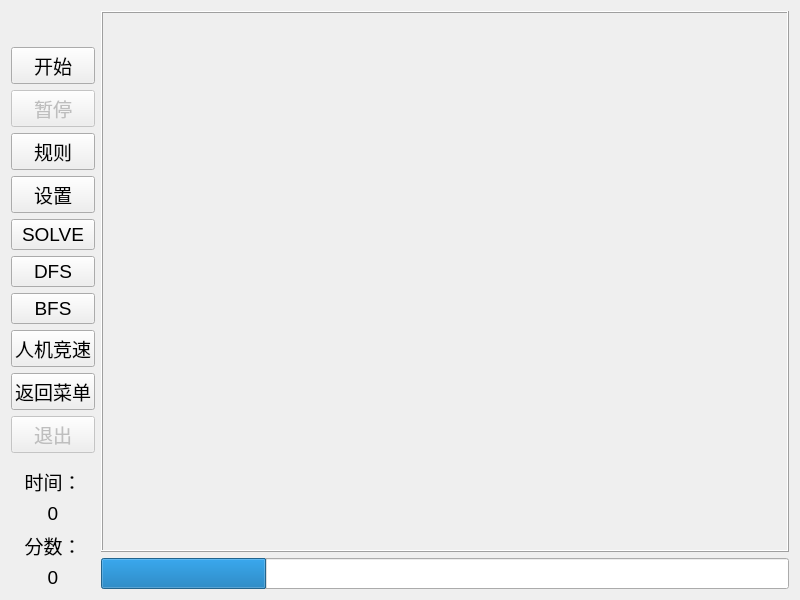
<?xml version="1.0" encoding="UTF-8"?>
<ui version="4.0">
 <class>mazeWidget</class>
 <widget class="QWidget" name="mazeWidget">
  <property name="geometry">
   <rect>
    <x>0</x>
    <y>0</y>
    <width>800</width>
    <height>600</height>
   </rect>
  </property>
  <property name="font">
   <font>
    <pointsize>14</pointsize>
   </font>
  </property>
  <property name="windowTitle">
   <string>Maze</string>
  </property>
  <layout class="QHBoxLayout" name="horizontalLayout">
   <item>
    <layout class="QVBoxLayout" name="verticalLayout">
     <item>
      <spacer name="verticalSpacer">
       <property name="orientation">
        <enum>Qt::Orientation::Vertical</enum>
       </property>
       <property name="sizeHint" stdset="0">
        <size>
         <width>20</width>
         <height>40</height>
        </size>
       </property>
      </spacer>
     </item>
     <item>
      <widget class="QLabel" name="plaque">
       <property name="text">
        <string/>
       </property>
       <property name="alignment">
        <set>Qt::AlignmentFlag::AlignCenter</set>
       </property>
      </widget>
     </item>
     <item>
      <widget class="QPushButton" name="start_btn">
       <property name="font">
        <font>
         <family>Microsoft YaHei</family>
         <pointsize>14</pointsize>
        </font>
       </property>
       <property name="text">
        <string>开始</string>
       </property>
      </widget>
     </item>
     <item>
      <widget class="QPushButton" name="stop_ptn">
       <property name="enabled">
        <bool>false</bool>
       </property>
       <property name="text">
        <string>暂停</string>
       </property>
      </widget>
     </item>
     <item>
      <widget class="QPushButton" name="rule_btn">
       <property name="text">
        <string>规则</string>
       </property>
      </widget>
     </item>
     <item>
      <widget class="QPushButton" name="setting_btn">
       <property name="text">
        <string>设置</string>
       </property>
      </widget>
     </item>
     <item>
      <widget class="QPushButton" name="solve_btn">
       <property name="text">
        <string>SOLVE</string>
       </property>
      </widget>
     </item>
     <item>
      <widget class="QPushButton" name="dfs_btn">
       <property name="text">
        <string>DFS</string>
       </property>
      </widget>
     </item>
     <item>
      <widget class="QPushButton" name="bfs_btn">
       <property name="text">
        <string>BFS</string>
       </property>
      </widget>
     </item>
     <item>
      <widget class="QPushButton" name="compete_button">
       <property name="text">
        <string>人机竞速</string>
       </property>
      </widget>
     </item>
     <item>
      <widget class="QPushButton" name="menu_btn">
       <property name="text">
        <string>返回菜单</string>
       </property>
      </widget>
     </item>
     <item>
      <widget class="QPushButton" name="end_btn">
       <property name="enabled">
        <bool>false</bool>
       </property>
       <property name="text">
        <string>退出</string>
       </property>
      </widget>
     </item>
     <item>
      <spacer name="verticalSpacer_2">
       <property name="orientation">
        <enum>Qt::Orientation::Vertical</enum>
       </property>
       <property name="sizeHint" stdset="0">
        <size>
         <width>20</width>
         <height>40</height>
        </size>
       </property>
      </spacer>
     </item>
     <item>
      <widget class="QLabel" name="plaque_time">
       <property name="text">
        <string>时间：</string>
       </property>
       <property name="alignment">
        <set>Qt::AlignmentFlag::AlignCenter</set>
       </property>
      </widget>
     </item>
     <item>
      <widget class="QLabel" name="time_value">
       <property name="text">
        <string>0</string>
       </property>
       <property name="alignment">
        <set>Qt::AlignmentFlag::AlignCenter</set>
       </property>
      </widget>
     </item>
     <item>
      <widget class="QLabel" name="plaque_grade">
       <property name="text">
        <string>分数：</string>
       </property>
       <property name="alignment">
        <set>Qt::AlignmentFlag::AlignCenter</set>
       </property>
      </widget>
     </item>
     <item>
      <widget class="QLabel" name="grade_value">
       <property name="text">
        <string>0</string>
       </property>
       <property name="alignment">
        <set>Qt::AlignmentFlag::AlignCenter</set>
       </property>
      </widget>
     </item>
    </layout>
   </item>
   <item>
    <layout class="QVBoxLayout" name="verticalLayout_2">
     <item>
      <widget class="QFrame" name="frame">
       <property name="sizePolicy">
        <sizepolicy hsizetype="Expanding" vsizetype="Preferred">
         <horstretch>0</horstretch>
         <verstretch>0</verstretch>
        </sizepolicy>
       </property>
       <property name="frameShape">
        <enum>QFrame::Shape::Box</enum>
       </property>
       <property name="frameShadow">
        <enum>QFrame::Shadow::Raised</enum>
       </property>
       <widget class="QLabel" name="label">
        <property name="geometry">
         <rect>
          <x>0</x>
          <y>0</y>
          <width>701</width>
          <height>621</height>
         </rect>
        </property>
        <property name="text">
         <string/>
        </property>
        <property name="pixmap">
         <pixmap>../../1/背景.jpg</pixmap>
        </property>
        <property name="scaledContents">
         <bool>true</bool>
        </property>
        <property name="wordWrap">
         <bool>false</bool>
        </property>
       </widget>
      </widget>
     </item>
     <item>
      <widget class="QProgressBar" name="progressBar">
       <property name="value">
        <number>24</number>
       </property>
       <property name="textVisible">
        <bool>false</bool>
       </property>
      </widget>
     </item>
    </layout>
   </item>
  </layout>
 </widget>
 <resources/>
 <connections/>
</ui>
